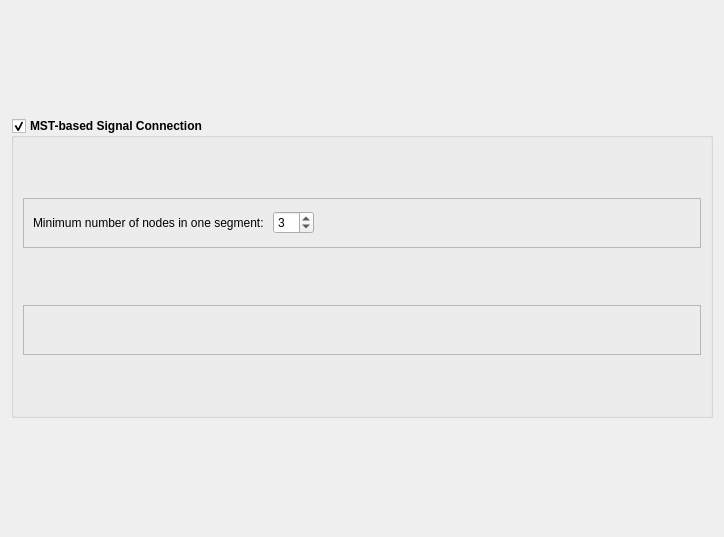
            <widget class="QWidget" name="scrollAreaWidgetContents_2">
             <property name="geometry">
              <rect>
               <x>0</x>
               <y>0</y>
               <width>724</width>
               <height>537</height>
              </rect>
             </property>
             <layout class="QVBoxLayout" name="verticalLayout_13">
              <item>
               <widget class="QGroupBox" name="groupBox_8">
                <property name="maximumSize">
                 <size>
                  <width>16777215</width>
                  <height>300</height>
                 </size>
                </property>
                <property name="font">
                 <font>
                  <weight>75</weight>
                  <bold>true</bold>
                 </font>
                </property>
                <property name="title">
                 <string>MST-based Signal Connection</string>
                </property>
                <property name="checkable">
                 <bool>true</bool>
                </property>
                <layout class="QVBoxLayout" name="verticalLayout_12">
                 <item>
                  <widget class="QFrame" name="frame_10">
                   <property name="maximumSize">
                    <size>
                     <width>16777215</width>
                     <height>50</height>
                    </size>
                   </property>
                   <property name="frameShape">
                    <enum>QFrame::StyledPanel</enum>
                   </property>
                   <property name="frameShadow">
                    <enum>QFrame::Raised</enum>
                   </property>
                   <layout class="QHBoxLayout" name="horizontalLayout_6">
                    <item>
                     <widget class="QLabel" name="label_8">
                      <property name="font">
                       <font>
                        <weight>50</weight>
                        <bold>false</bold>
                       </font>
                      </property>
                      <property name="text">
                       <string>Minimum number of nodes in one segment: </string>
                      </property>
                     </widget>
                    </item>
                    <item>
                     <widget class="QSpinBox" name="spinBox_5">
                      <property name="font">
                       <font>
                        <weight>50</weight>
                        <bold>false</bold>
                       </font>
                      </property>
                      <property name="value">
                       <number>3</number>
                      </property>
                     </widget>
                    </item>
                    <item>
                     <spacer name="horizontalSpacer_3">
                      <property name="orientation">
                       <enum>Qt::Horizontal</enum>
                      </property>
                      <property name="sizeHint" stdset="0">
                       <size>
                        <width>376</width>
                        <height>20</height>
                       </size>
                      </property>
                     </spacer>
                    </item>
                   </layout>
                  </widget>
                 </item>
                 <item>
                  <widget class="QFrame" name="frame_9">
                   <property name="maximumSize">
                    <size>
                     <width>16777215</width>
                     <height>50</height>
                    </size>
                   </property>
                   <property name="frameShape">
                    <enum>QFrame::StyledPanel</enum>
                   </property>
                   <property name="frameShadow">
                    <enum>QFrame::Raised</enum>
                   </property>
                   <layout class="QHBoxLayout" name="horizontalLayout_5"/>
                  </widget>
                 </item>
                </layout>
               </widget>
              </item>
             </layout>
            </widget>
